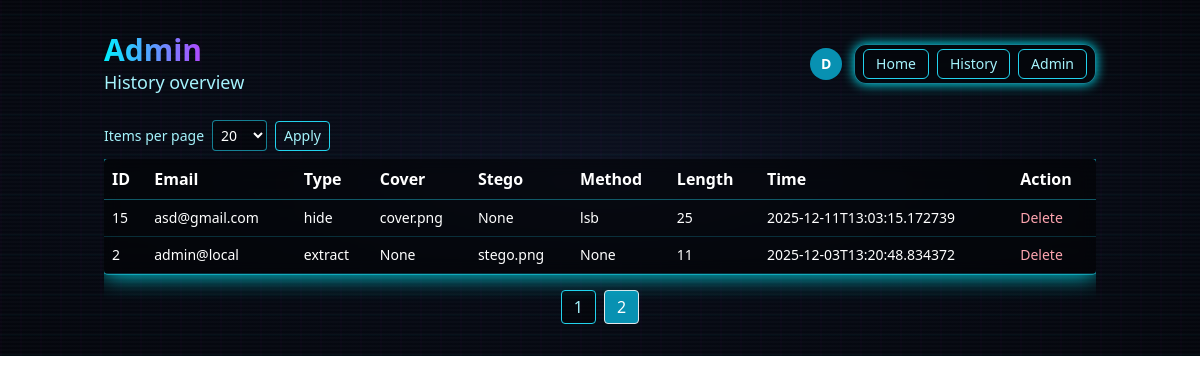
The app's page /admin/history?page=2&limit=20 (signed in) with its own data.
### tables this page shows
CREATE TABLE history (
            id INTEGER PRIMARY KEY AUTOINCREMENT,
            email TEXT NOT NULL,
            type TEXT NOT NULL,
            cover TEXT,
            stego TEXT,
            method TEXT,
            length INTEGER,
            time TEXT NOT NULL
        );

### app.py (the view)
    def wrapper(*args, **kwargs):
        if not session.get("user"):
            return redirect(url_for("welcome"))
        return fn(*args, **kwargs)

### app.py (called while the page is built)
def get_db():
    conn = sqlite3.connect(DB_PATH)
    conn.row_factory = sqlite3.Row
    return conn

def login_required(fn):
    def wrapper(*args, **kwargs):
        if not session.get("user"):
            return redirect(url_for("welcome"))
        return fn(*args, **kwargs)
    wrapper.__name__ = fn.__name__
    return wrapper

def is_admin() -> bool:
    u = session.get("user") or {}
    return (u.get("role") or "user") == "admin"

@app.get("/admin/history")
@login_required
def admin_history():
    if not is_admin():
        return redirect(url_for("index"))
    page = int(request.args.get("page", "1") or "1")
    try:
        limit = int(request.args.get("limit", "20") or "20")
    except Exception:
        limit = 20
    if limit not in (20, 50, 100):
        limit = 20
    offset = (page - 1) * limit
    conn = get_db()
    total = conn.execute("SELECT COUNT(*) AS c FROM history").fetchone()["c"]
    cur = conn.execute(
        "SELECT id, email, type, cover, stego, method, length, time FROM history ORDER BY id DESC LIMIT ? OFFSET ?",
        (limit, offset),
    )
    rows = [dict(r) for r in cur.fetchall()]
    conn.close()
    pages = (total + limit - 1) // limit
    return render_template("admin_history.html", user=session.get("user"), items=rows, page=page, pages=pages, limit=limit)

### templates/admin_history.html (shortened to what this page needs)
<!doctype html>
<html lang="en">
<head>
  <script src="https://cdn.tailwindcss.com"></script>
</head>
<body class="text-white relative">
  <div class="absolute inset-0 -z-10">
    <div class="h-full w-full" style="background: radial-gradient(ellipse at center, #0a0f1f 0%, #050914 40%, #02040a 100%);"></div>
    <div class="absolute inset-0 opacity-30" style="background-image: repeating-linear-gradient(0deg, rgba(0,240,255,0.08) 0 2px, transparent 2px 20px), repeating-linear-gradient(90deg, rgba(255,0,255,0.06) 0 2px, transparent 2px 20px); background-size: 100% 100%; animation: gridShift 12s linear infinite;"></div>
    <div class="absolute inset-0" style="background-image: linear-gradient(transparent, rgba(255,255,255,0.03) 50%, transparent); background-size: 100% 4px; animation: scan 6s linear infinite;"></div>
  </div>
  <div class="max-w-5xl mx-auto py-8 px-4">
    <div class="flex items-center justify-between">
      <h1 class="leading-tight">
        <span class="block text-2xl md:text-3xl font-extrabold bg-clip-text text-transparent" style="background-image: linear-gradient(90deg,#00f0ff,#ff00ff)">Admin</span>
        <span class="block text-cyan-200 md:text-lg">History overview</span>
      </h1>
      <div class="flex items-center gap-3 text-sm">
        <a href="/profile" class="h-8 w-8 rounded-full bg-cyan-600 text-white flex items-center justify-center font-semibold">
          {{ (user.name if user else '')[:1]|upper }}
        </a>
        <div class="flex items-center gap-2 rounded-xl border border-cyan-400/60 bg-black/40 backdrop-blur px-2 py-1 shadow-[0_0_12px_#00f0ff]">
          <a href="/" class="inline-flex items-center gap-1 rounded-md border border-cyan-400 px-3 py-1 text-cyan-200 hover:bg-cyan-300 hover:text-black">Home</a>
          <a href="/history" class="inline-flex items-center gap-1 rounded-md border border-cyan-400 px-3 py-1 text-cyan-200 hover:bg-cyan-300 hover:text-black">History</a>
          <a href="/admin/history" class="inline-flex items-center gap-1 rounded-md border border-cyan-400 px-3 py-1 text-cyan-200 hover:bg-cyan-300 hover:text-black">Admin</a>
        </div>
      </div>
    </div>
    <div class="mt-6">
      <form method="get" action="/admin/history" class="mb-2 flex items-center gap-2 text-sm">
        <label class="text-cyan-200">Items per page</label>
        <select name="limit" class="rounded border border-cyan-400/60 bg-black/40 text-white p-1">
          <option value="20" {{ 'selected' if limit == 20 else '' }}>20</option>
        </select>
        <button class="rounded border border-cyan-400 px-2 py-1 text-cyan-200 hover:bg-cyan-300 hover:text-black">Apply</button>
      </form>
      <div class="overflow-auto">
        <table class="min-w-full bg-black/50 backdrop-blur rounded shadow-[0_0_24px_#00f0ff] ring-1 ring-cyan-400/50">
          <thead>
            <tr class="text-left border-b border-cyan-400/40">
              <th class="p-2">ID</th>
              <th class="p-2">Email</th>
              <th class="p-2">Type</th>
              <th class="p-2">Cover</th>
              <th class="p-2">Stego</th>
              <th class="p-2">Method</th>
              <th class="p-2">Length</th>
              <th class="p-2">Time</th>
              <th class="p-2">Action</th>
            </tr>
          </thead>
          <tbody>
            {% for it in items %}
            <tr class="border-b border-cyan-400/20 text-sm">
              <td class="p-2">{{ it.id }}</td>
              <td class="p-2">{{ it.email }}</td>
              <td class="p-2">{{ it.type }}</td>
              <td class="p-2">{{ it.cover }}</td>
              <td class="p-2">{{ it.stego }}</td>
              <td class="p-2">{{ it.method }}</td>
              <td class="p-2">{{ it.length }}</td>
              <td class="p-2">{{ it.time }}</td>
              <td class="p-2">
                <form method="post" action="/admin/history/delete/{{ it.id }}">
                  <button class="text-rose-300">Delete</button>
                </form>
              </td>
            </tr>
            {% endfor %}
          </tbody>
        </table>
        {% if pages and pages > 1 %}
        <div class="mt-4 flex justify-center">
          {% for p in range(1, pages + 1) %}
          <a href="/admin/history?page={{ p }}&limit={{ limit }}" class="px-3 py-1 mx-1 rounded border {{ 'bg-cyan-600 text-white' if p == page else 'bg-black/40 text-cyan-200 border-cyan-400' }}">{{ p }}</a>
          {% endfor %}
        </div>
        {% endif %}
      </div>
    </div>
  </div>
</body>
</html>

### records on screen
history: id "15", email "asd@gmail.com", type "hide", cover "cover.png", stego "None", method "lsb", length "25", time "2025-12-11T13:03:15.172739"
history: id "2", email "admin@local", type "extract", cover "None", stego "stego.png", method "None", length "11", time "2025-12-03T13:20:48.834372"

### other values on screen
{{ (user.name if user else '')[:1]|upper }} "D"
{{ p }} "1" "2"
